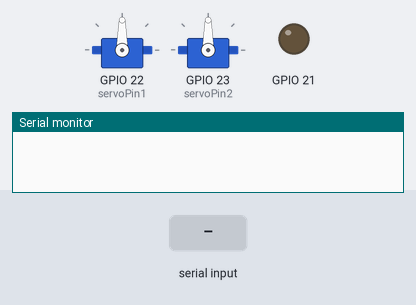
The sketch below on a simulated ESP32. On the bench: 2 × servo, output pins drawn as LEDs (lit = HIGH), the last lines printed to the serial monitor. The test bench sets the inputs (shaded band).

Above: at 1.2 s.
1.3 s: "50\n" received over Serial
At 2.4 s:
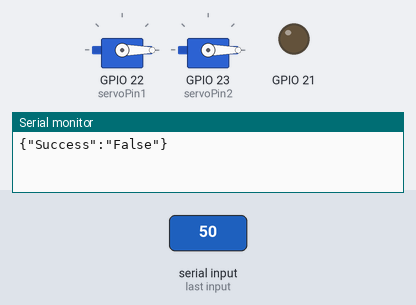
Timing chart, 0 to 4.3 s (numbered marks = the images above; inputs shaded):
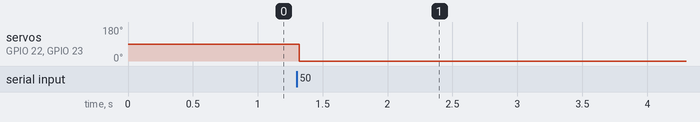

Measured:
- after the input at 1.3 s, servo on GPIO 22 (servoPin1), servo on GPIO 23 (servoPin2): 90° → 0° at once

The sketch:

Prototype_Arduino.ino
```cpp
#include <ESP32_Servo.h>
#include <ArduinoJson.h>
Servo servo1;
int servoPin1 = 22;
Servo servo2;
int servoPin2 = 23;

StaticJsonDocument<512> doc;

void setup() {
  //Initialize serial
  Serial.begin(9600);
  while(!Serial) {
  }

  // Attach servos
  servo1.attach(servoPin1, 500, 2400); // min/max Ton 500us 2400us for sg90
  servo2.attach(servoPin2, 500, 2400);

  //debug led
  pinMode(21,OUTPUT);
}

void loop() {
  int pos1;
  int pos2;
  exchangeJSON();
  pos1 = int(doc["servo1"]);
  servo1.write(pos1);
  pos2 = int(doc["servo2"]);
  servo2.write(pos2);
  delay(100);
}

void exchangeJSON(){
  String  payload;
  while ( !Serial.available()  ){}
    if ( Serial.available() )
      payload = Serial.readStringUntil( '\n' );

  DeserializationError   error = deserializeJson(doc, payload);
  if (error) {
    Serial.println(error.c_str());
    return;
  }
  if (doc["servo1"] == "50") {
     Serial.println("{\"Success\":\"True\"}");
     digitalWrite(21,HIGH);
  }
  else {
      Serial.println("{\"Success\":\"False\"}");
      digitalWrite(21,LOW);
   }
  delay(20);
}
```
